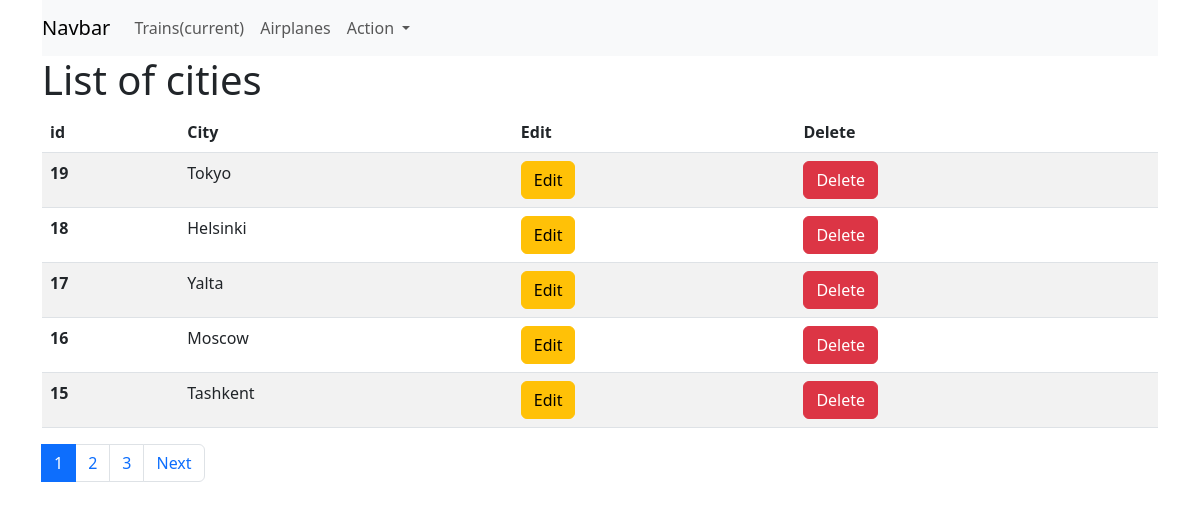
/, run on an earlier commit of the app's database.
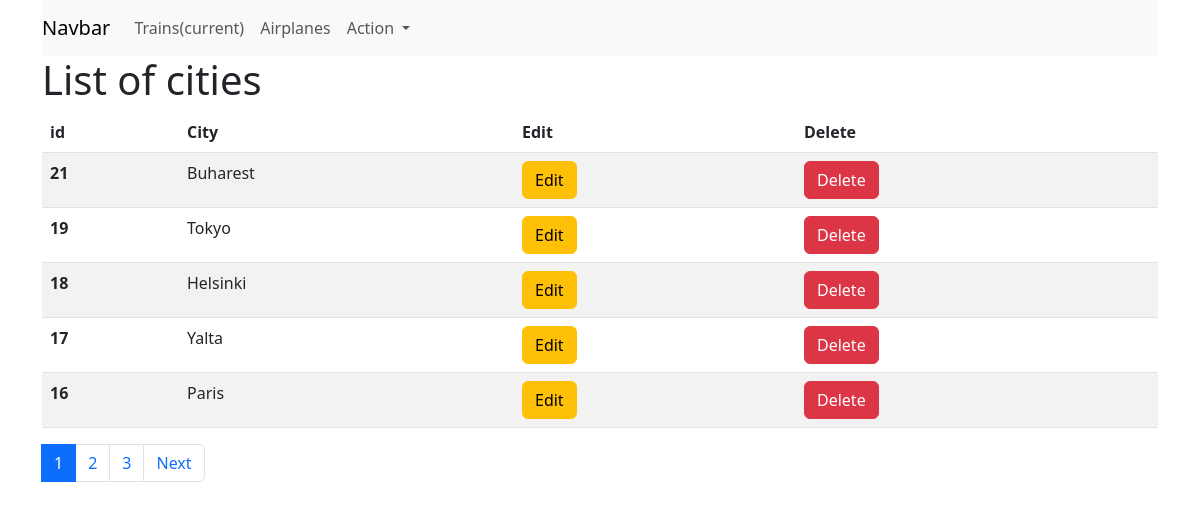
And on a later commit of the database.
### cities_main/models.py (models this page shows, shortened)
class City(models.Model):
    name = models.CharField(max_length=50, unique=True)
    slug = models.SlugField(max_length=50, unique=True)
    created = models.DateTimeField(auto_now_add=True)

### cities_main/views.py (the view)
# urls.py: path('', TrainListView.as_view(), name="homepage"),
class TrainListView(ListView):
    model = City
    ordering = '-created'
    context_object_name = 'city'
    template_name = 'cities_main/index.html'
    paginate_by = 5

### cities_main/templates/cities_main/index.html (shortened to what this page needs)
{% extends 'cities_main/base.html' %}
{% block body %}
<div class="container">
    <div class="row justify-content-center">
        <div class="col-sm-12">
            <h1>List of cities</h1>
            <table class="table table-striped">
                <thead>
                <tr>
                    <th scope="col">id</th>
                    <th scope="col">City</th>
                    <th scope="col">Edit</th>
                    <th scope="col">Delete</th>
                </tr>
                </thead>
                <tbody>
                {% for i in city %}
                <tr>
                    <th scope="row">{{ i.pk }}</th>
                    <td>{{ i.name }}</td>
                    <td>
                        <a href="{% url 'cities_main:UpdateCity' slug=i.slug%}" class="text-decoration-none">
                            <button type="button" class="btn btn-warning">Edit</button>
                        </a>
                    </td>
                    <td><a href="{% url 'cities_main:DeleteCity' slug=i.slug%}" class="text-decoration-none">
                        <button type="button" class="btn btn-danger">Delete</button>
                    </a>
                    </td>
                </tr>
                {% endfor %}
                </tbody>
            </table>
            <nav aria-label="Page navigation example">
  <ul class="pagination">
      {% for page in page_obj.paginator.page_range%}
    <li class="page-item {% if page == page_obj.number %} active {% endif %}">
        <a class="page-link" href="?page={{page}}">{{page}}</a>
    </li>
      {%endfor%}
              {% if page_obj.has_next %}
    <li class="page-item">
      <a class="page-link" href="?page={{ page_obj.next_page_number }}" aria-label="Next">
        <span class="sr-only">Next</span>
          {%endif%}
      </a>
    </li>
  </ul>
</nav>
        </div>
    </div>
</div>
{% endblock %}

What changed in the data, as far as the page shows it:
removed City: pk "15", name "Tashkent"
added City: pk "21", name "Buharest"
changed City id 16: name "Moscow" → "Paris"
